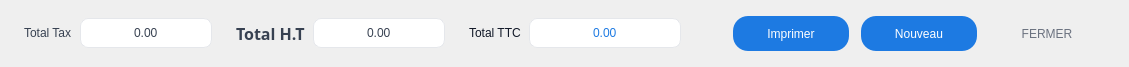
     <widget class="QFrame" name="footerFrame">
      <property name="sizePolicy">
       <sizepolicy hsizetype="Expanding" vsizetype="Expanding">
        <horstretch>0</horstretch>
        <verstretch>0</verstretch>
       </sizepolicy>
      </property>
      <property name="minimumSize">
       <size>
        <width>0</width>
        <height>50</height>
       </size>
      </property>
      <property name="maximumSize">
       <size>
        <width>16777215</width>
        <height>67</height>
       </size>
      </property>
      <property name="styleSheet">
       <string notr="true">QFrame#footerFrame { background-color: #ffffff; border: none; border-top: 1px solid #e5e7eb; border-radius: 0px; }</string>
      </property>
      <property name="frameShape">
       <enum>QFrame::NoFrame</enum>
      </property>
      <layout class="QHBoxLayout" name="footerLayout">
       <property name="spacing">
        <number>12</number>
       </property>
       <property name="leftMargin">
        <number>24</number>
       </property>
       <property name="topMargin">
        <number>16</number>
       </property>
       <property name="rightMargin">
        <number>24</number>
       </property>
       <property name="bottomMargin">
        <number>16</number>
       </property>
       <item>
        <layout class="QHBoxLayout" name="footerTotalsLayout">
         <property name="spacing">
          <number>24</number>
         </property>
         <item>
          <layout class="QHBoxLayout" name="totalTaxLayout">
           <property name="spacing">
            <number>8</number>
           </property>
           <item>
            <widget class="QLabel" name="label_5">
             <property name="minimumSize">
              <size>
               <width>0</width>
               <height>30</height>
              </size>
             </property>
             <property name="maximumSize">
              <size>
               <width>16777215</width>
               <height>30</height>
              </size>
             </property>
             <property name="styleSheet">
              <string notr="true">QLabel#label_5 { color: #374151; font: 650 12pt &quot;Overpass&quot;; background-color: transparent; }</string>
             </property>
             <property name="text">
              <string>Total Tax</string>
             </property>
            </widget>
           </item>
           <item>
            <widget class="QLineEdit" name="total_tax_label">
             <property name="minimumSize">
              <size>
               <width>132</width>
               <height>30</height>
              </size>
             </property>
             <property name="maximumSize">
              <size>
               <width>130</width>
               <height>30</height>
              </size>
             </property>
             <property name="styleSheet">
              <string notr="true">QLineEdit#total_tax_label { background-color: #ffffff; border: 1px solid #e5e7eb; border-radius: 8px; padding: 6px 10px; font: 700 11pt &quot;Overpass&quot;; color: #374151; min-width: 110px; } QLineEdit#total_tax_label:read-only { background-color: #ffffff; }</string>
             </property>
             <property name="text">
              <string>0.00</string>
             </property>
             <property name="alignment">
              <set>Qt::AlignCenter</set>
             </property>
             <property name="readOnly">
              <bool>true</bool>
             </property>
            </widget>
           </item>
          </layout>
         </item>
         <item>
          <layout class="QHBoxLayout" name="totalUTLayout">
           <property name="spacing">
            <number>8</number>
           </property>
           <item>
            <widget class="QLabel" name="label_10">
             <property name="minimumSize">
              <size>
               <width>0</width>
               <height>30</height>
              </size>
             </property>
             <property name="maximumSize">
              <size>
               <width>16777215</width>
               <height>30</height>
              </size>
             </property>
             <property name="font">
              <font>
               <family>Overpass</family>
               <pointsize>12</pointsize>
               <weight>81</weight>
               <italic>false</italic>
               <bold>true</bold>
              </font>
             </property>
             <property name="styleSheet">
              <string notr="true">QLabel#label_10 { color: #374151; font: 650 12pt &quot;Overpass&quot;; background-color: transparent; }</string>
             </property>
             <property name="text">
              <string>Total H.T</string>
             </property>
            </widget>
           </item>
           <item>
            <widget class="QLineEdit" name="total_UT_label">
             <property name="minimumSize">
              <size>
               <width>132</width>
               <height>30</height>
              </size>
             </property>
             <property name="maximumSize">
              <size>
               <width>130</width>
               <height>30</height>
              </size>
             </property>
             <property name="styleSheet">
              <string notr="true">QLineEdit#total_UT_label { background-color: #ffffff; border: 1px solid #e5e7eb; border-radius: 8px; padding: 6px 10px; font: 700 11pt &quot;Overpass&quot;; color: #374151; min-width: 110px; } QLineEdit#total_UT_label:read-only { background-color: #ffffff; }</string>
             </property>
             <property name="text">
              <string>0.00</string>
             </property>
             <property name="alignment">
              <set>Qt::AlignCenter</set>
             </property>
             <property name="readOnly">
              <bool>true</bool>
             </property>
            </widget>
           </item>
          </layout>
         </item>
         <item>
          <layout class="QHBoxLayout" name="totalTTCLayout">
           <property name="spacing">
            <number>8</number>
           </property>
           <item>
            <widget class="QLabel" name="label_7">
             <property name="minimumSize">
              <size>
               <width>0</width>
               <height>30</height>
              </size>
             </property>
             <property name="maximumSize">
              <size>
               <width>16777215</width>
               <height>30</height>
              </size>
             </property>
             <property name="styleSheet">
              <string notr="true">QLabel#label_7 { color: #111827; font: 650 12pt &quot;Overpass&quot;; background-color: transparent; }</string>
             </property>
             <property name="text">
              <string>Total TTC</string>
             </property>
            </widget>
           </item>
           <item>
            <widget class="QLineEdit" name="total_ttc_label">
             <property name="minimumSize">
              <size>
               <width>152</width>
               <height>30</height>
              </size>
             </property>
             <property name="maximumSize">
              <size>
               <width>130</width>
               <height>30</height>
              </size>
             </property>
             <property name="styleSheet">
              <string notr="true">QLineEdit#total_ttc_label { background-color: #ffffff; border: 1px solid #e5e7eb; border-radius: 8px; padding: 6px 10px; font: 700 11pt &quot;Overpass&quot;; color: #1d7ae2; min-width: 130px; } QLineEdit#total_ttc_label:read-only { background-color: #ffffff; }</string>
             </property>
             <property name="text">
              <string>0.00</string>
             </property>
             <property name="alignment">
              <set>Qt::AlignCenter</set>
             </property>
             <property name="readOnly">
              <bool>true</bool>
             </property>
            </widget>
           </item>
          </layout>
         </item>
        </layout>
       </item>
       <item>
        <spacer name="footerSpacer">
         <property name="orientation">
          <enum>Qt::Horizontal</enum>
         </property>
         <property name="sizeType">
          <enum>QSizePolicy::Expanding</enum>
         </property>
         <property name="sizeHint" stdset="0">
          <size>
           <width>40</width>
           <height>20</height>
          </size>
         </property>
        </spacer>
       </item>
       <item>
        <widget class="QToolButton" name="btn_imprimer">
         <property name="minimumSize">
          <size>
           <width>116</width>
           <height>35</height>
          </size>
         </property>
         <property name="maximumSize">
          <size>
           <width>116</width>
           <height>35</height>
          </size>
         </property>
         <property name="cursor">
          <cursorShape>PointingHandCursor</cursorShape>
         </property>
         <property name="styleSheet">
          <string notr="true">QToolButton#btn_imprimer { background-color: #1d7ae2; border: none; border-radius: 15px; color: #ffffff; font: 600 10pt &quot;Overpass&quot;; padding: 8px 20px;text-align: center; } QToolButton#btn_imprimer:hover { background-color: #1a6fcb; } QToolButton#btn_imprimer:pressed { background-color: #155bbf; }</string>
         </property>
         <property name="text">
          <string>Imprimer</string>
         </property>
         <property name="iconSize">
          <size>
           <width>16</width>
           <height>16</height>
          </size>
         </property>
         <property name="toolButtonStyle">
          <enum>Qt::ToolButtonTextBesideIcon</enum>
         </property>
        </widget>
       </item>
       <item>
        <widget class="QToolButton" name="btn_nouveau">
         <property name="minimumSize">
          <size>
           <width>116</width>
           <height>35</height>
          </size>
         </property>
         <property name="maximumSize">
          <size>
           <width>116</width>
           <height>35</height>
          </size>
         </property>
         <property name="cursor">
          <cursorShape>PointingHandCursor</cursorShape>
         </property>
         <property name="styleSheet">
          <string notr="true">QToolButton#btn_nouveau { background-color: #1d7ae2; border: none; border-radius: 15px; color: #ffffff; font: 600 10pt &quot;Overpass&quot;; padding: 8px 20px; } QToolButton#btn_nouveau:hover { background-color: #1a6fcb; } QToolButton#btn_nouveau:pressed { background-color: #155bbf; }</string>
         </property>
         <property name="text">
          <string>Nouveau</string>
         </property>
         <property name="iconSize">
          <size>
           <width>16</width>
           <height>16</height>
          </size>
         </property>
         <property name="popupMode">
          <enum>QToolButton::DelayedPopup</enum>
         </property>
         <property name="toolButtonStyle">
          <enum>Qt::ToolButtonTextBesideIcon</enum>
         </property>
         <property name="autoRaise">
          <bool>true</bool>
         </property>
         <property name="arrowType">
          <enum>Qt::NoArrow</enum>
         </property>
        </widget>
       </item>
       <item>
        <widget class="QPushButton" name="btn_fermer">
         <property name="minimumSize">
          <size>
           <width>116</width>
           <height>35</height>
          </size>
         </property>
         <property name="maximumSize">
          <size>
           <width>116</width>
           <height>35</height>
          </size>
         </property>
         <property name="cursor">
          <cursorShape>PointingHandCursor</cursorShape>
         </property>
         <property name="styleSheet">
          <string notr="true">QPushButton#btn_fermer { background-color: transparent; border: none; color: #6b7280; font: 600 10pt &quot;Overpass&quot;; padding: 7px 14px; border-radius: 15px; text-transform: uppercase; } QPushButton#btn_fermer:hover { color: #111827; background-color: #f3f4f6; }</string>
         </property>
         <property name="text">
          <string>FERMER</string>
         </property>
        </widget>
       </item>
      </layout>
     </widget>
